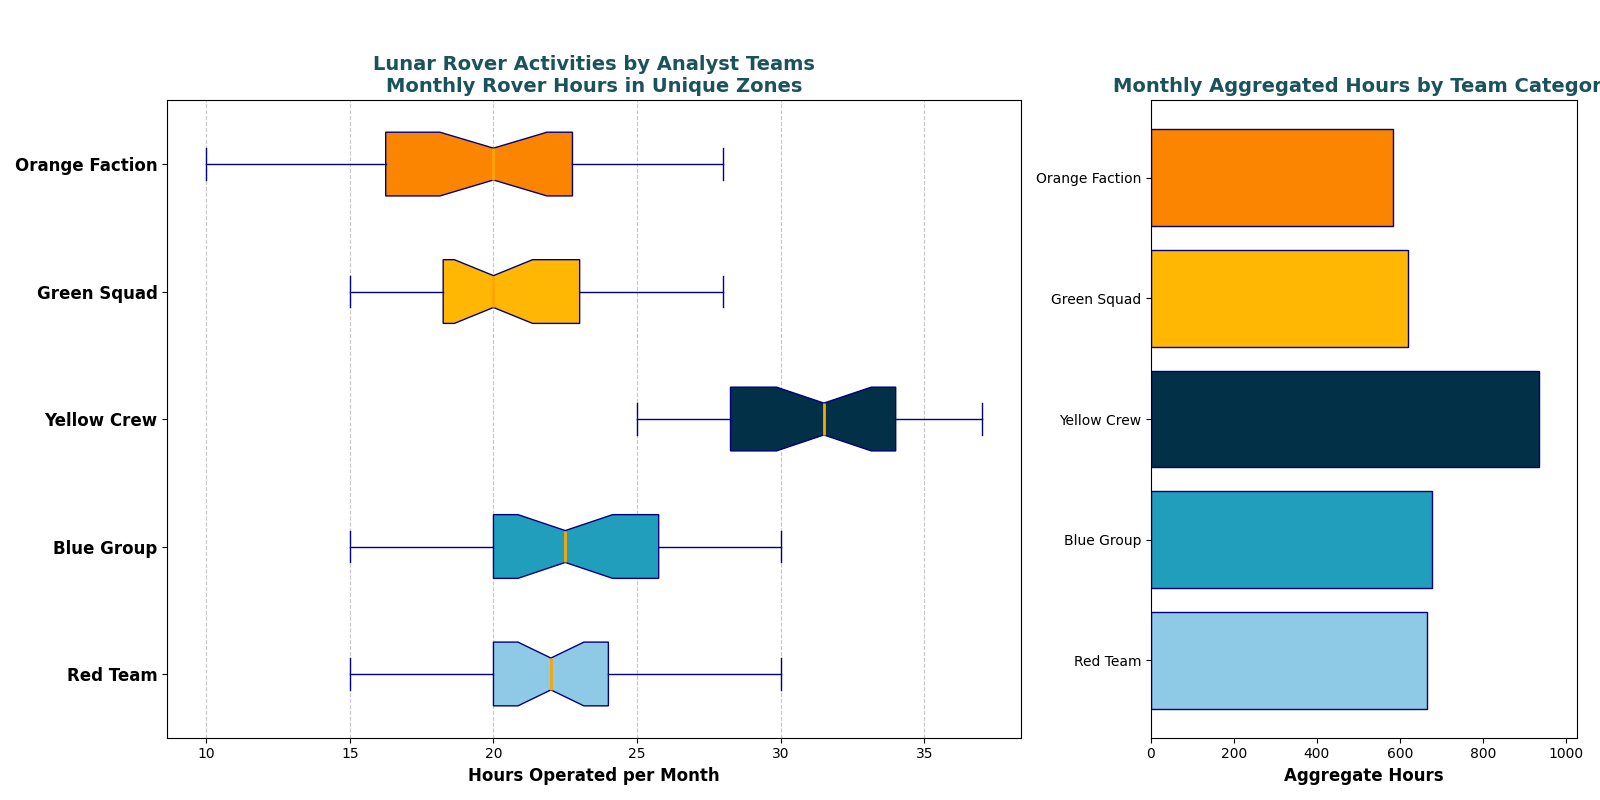

Source code (Python):
import matplotlib.pyplot as plt
import numpy as np

alpha_hours = [15, 18, 24, 20, 22, 17, 21, 23, 19, 26, 29, 18, 20, 24, 22, 27, 30, 20, 22, 24, 26, 20, 27, 19, 18, 24, 25, 23, 21, 20]
beta_hours = [20, 15, 17, 16, 19, 22, 21, 24, 22, 23, 18, 20, 19, 21, 23, 26, 28, 29, 30, 24, 25, 20, 22, 24, 26, 19, 28, 27, 26, 24]
gamma_hours = [30, 28, 32, 35, 29, 34, 33, 31, 29, 28, 30, 32, 25, 27, 26, 28, 32, 33, 34, 37, 35, 36, 34, 28, 27, 29, 30, 33, 34, 35]
delta_hours = [17, 19, 23, 20, 21, 18, 17, 16, 20, 24, 23, 25, 27, 28, 22, 20, 19, 18, 15, 17, 20, 19, 18, 20, 22, 23, 19, 21, 24, 25]
omega_hours = [12, 10, 15, 13, 16, 14, 20, 22, 19, 21, 18, 14, 17, 19, 20, 26, 24, 21, 23, 20, 20, 19, 17, 14, 25, 28, 27, 26, 24, 20]

# Calculate the total monthly operational hours for each terrain
total_hours = [sum(alpha_hours), sum(beta_hours), sum(gamma_hours), sum(delta_hours), sum(omega_hours)]

# Team labels
teams = ["Red Team", "Blue Group", "Yellow Crew", "Green Squad", "Orange Faction"]

# Create subplots
fig, axs = plt.subplots(1, 2, figsize=(16, 8), gridspec_kw={'width_ratios': [2, 1]})

# Box Plot
colors = ['#8ecae6', '#219ebc', '#023047', '#ffb703', '#fb8500']
box = axs[0].boxplot(
    [alpha_hours, beta_hours, gamma_hours, delta_hours, omega_hours], 
    vert=False, patch_artist=True, notch=True,
    boxprops=dict(facecolor='skyblue', color='navy'),
    whiskerprops=dict(color='navy'),
    capprops=dict(color='navy'),
    flierprops=dict(marker='o', color='red', markersize=6, alpha=0.6),
    medianprops=dict(color='orange', linewidth=2)
)

for patch, color in zip(box['boxes'], colors):
    patch.set_facecolor(color)

axs[0].set_title('Lunar Rover Activities by Analyst Teams\nMonthly Rover Hours in Unique Zones', fontsize=14, fontweight='bold', color='#1a535c')
axs[0].set_xlabel('Hours Operated per Month', fontsize=12, fontweight='bold')
axs[0].set_yticks(np.arange(1, len(teams)+1))
axs[0].set_yticklabels(teams, fontsize=12, fontweight='bold')
axs[0].grid(axis='x', linestyle='--', alpha=0.7)

# Bar Chart
axs[1].barh(teams, total_hours, color=colors, edgecolor='navy')
axs[1].set_title('Monthly Aggregated Hours by Team Category', fontsize=14, fontweight='bold', color='#1a535c')
axs[1].set_xlabel('Aggregate Hours', fontsize=12, fontweight='bold')
axs[1].set_xlim(0, max(total_hours) * 1.1)

# Adjust layout
plt.tight_layout(rect=[0, 0, 1, 0.95])

# Display the plots
plt.show()
